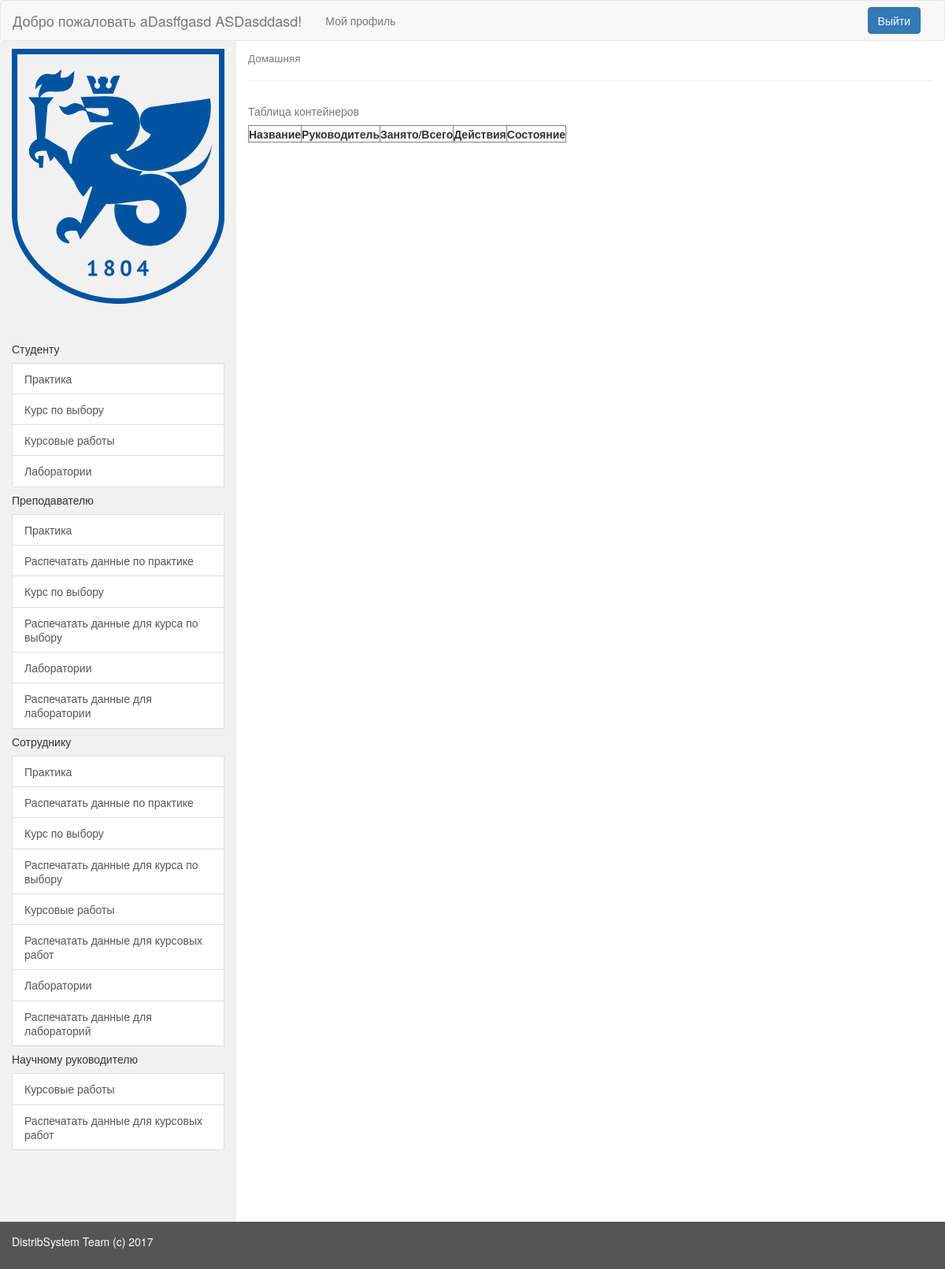
Page /distribution/my_profile/20/student/Practice/ (signed in) on the earlier database version.
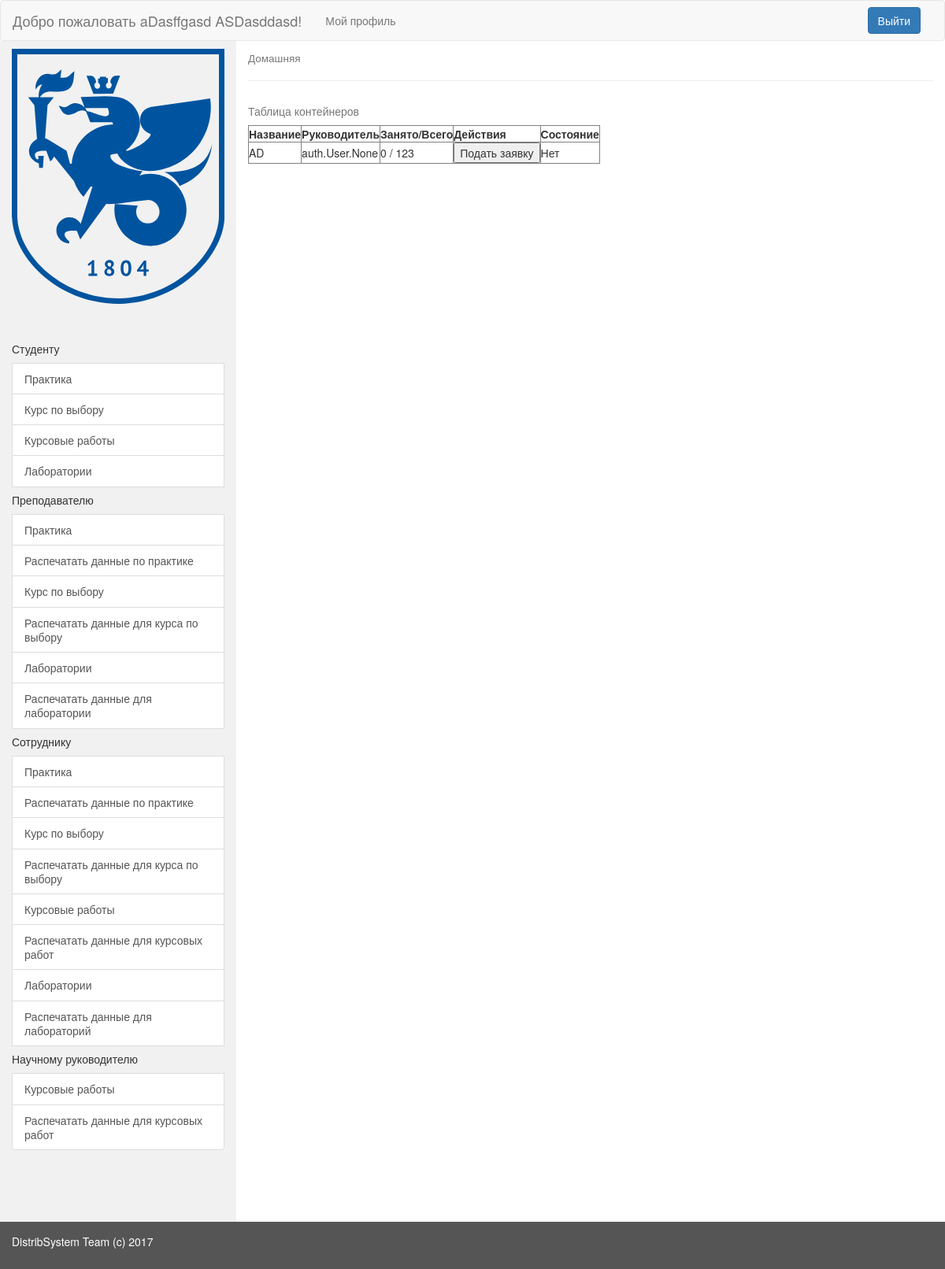
Same page on the later database version.
### choose_distrib/models.py (models this page shows, shortened)
class Container(models.Model):
    container_name = models.CharField(max_length=100, verbose_name='Название')
    container_director = models.ManyToManyField(User)
    container_capacity = models.IntegerField(
        default=0,
        validators=[MaxValueValidator(300), MinValueValidator(0)]
    )
    CONTAINERCHOISE = (
        ('Laboratory', 'laboratory'),
        ('Course', 'course'),
        ('Practice', 'practice'),
        ('ScienceHead', 'science_director')
    )
    container_type = models.CharField(max_length=20, choices=CONTAINERCHOISE)

class Practice(Container):
    def __str__(self):
        return "Название практики: {0}".format(self.container_name)

### choose_distrib/views.py (the view)
# urls.py: url(r'^(?P<container_type>[A-z]+)/$', views.student_form, name='student')])),
def student_form(request, user_id, container_type):
    user = request.user
    list_of_triples = get_container_with_number_of_occupied_from_db(user, container_type)
    context = {
        'user_id': user_id,
        'triples': list_of_triples,
    }
    context.update(base_context(request))
    return render(request, 'accounts/parts/container_table.html', context)

### choose_distrib/utils.py (called while the page is built)
def get_container_with_number_of_occupied_from_db(user, container_type):
    containers = list(getattr(module, container_type).objects.all())
    list_of_triples = []
    for container in containers:
        count = StudentToLabStorage.objects.filter(container=container).distinct().count()
        request_status = list(Request.objects.filter(container=container, student=user))
        triple = Triple(container, count, request_status)
        list_of_triples.append(triple)
    return list_of_triples

### userroles/utils.py (called while the page is built)
def get_entity_from_db(user, name):
    model = None
    try :
        model=getattr(module, name).objects.get(user=user)
        if model is not None:
            return model
    except:
        return None

### userroles/templates/accounts/parts/container_table.html (shortened to what this page needs)
{% extends 'accounts/my_profile.html' %}
{% block content %}
<table border="1">
  <caption>Таблица контейнеров</caption>
  <tr>
    <th>Название</th>
    <th>Руководитель</th>
    <th>Занято/Всего</th>
    <th>Действия</th>
    <th>Состояние</th>
  </tr>
    {% for content in triples %}
  <tr>
      <td> {{ content.first_item.container_name }} </td>
      <td> {{ content.first_item.container_director }} </td>
      <td> {{ content.second_item }} / {{ content.first_item.container_capacity }} </td>
      <td>
          <form action={% url 'choose_distrib:student_make_request' user_id content.first_item.container_type content.first_item.container_type content.first_item.id %}  method="post">
            <input type="submit" name="decline" value="Подать заявку">
          </form>
      </td>
       <td>{% if content.third_item %}
                {% if content.third_item.pop.status == 0 %}
                    Рассматривается
                {% elif content.third_item.pop.status == 1 %}
                    Принята
                {% elif content.third_item.pop.status == 2 %}
                    Отклонена
                {% endif %}
           {% else %}
           Нет
           {% endif %}</td>
  </tr>
  {% endfor %}
</table>
{% endblock %}

Differences in the rows shown:
added Container: first_item.container_name "AD", first_item.container_director "auth.User.None", first_item.container_capacity "123"
Other differences:
new list line: "0 / Подать заявку Нет"
